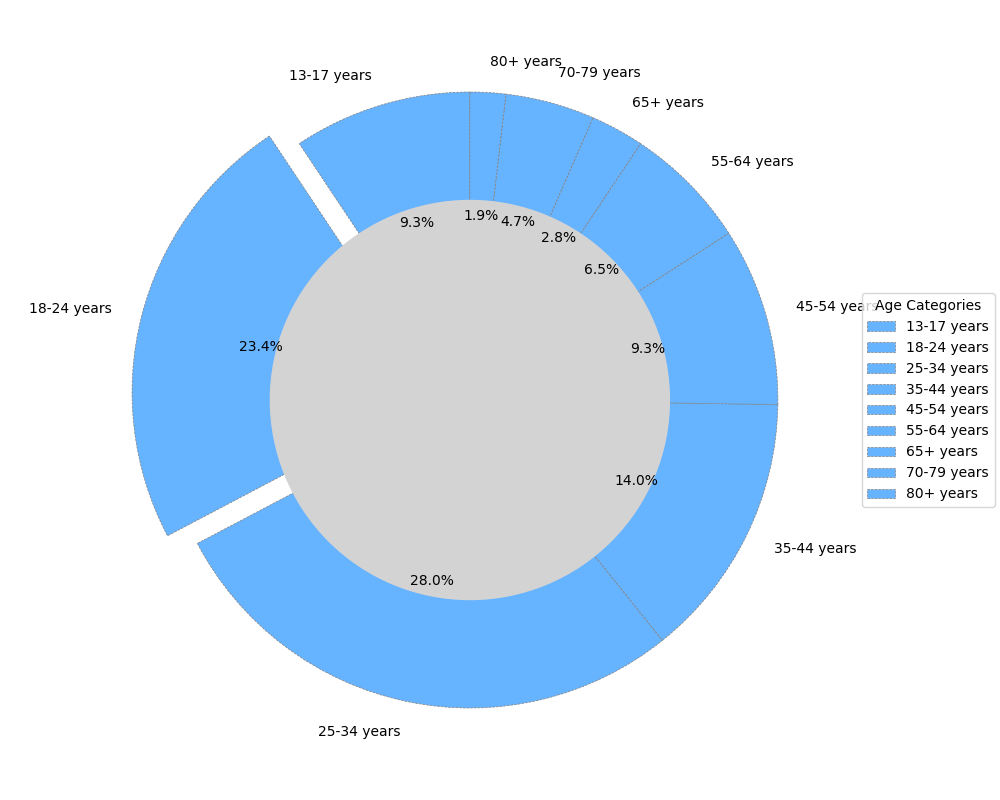

Write the Python code that produced this figure.
import matplotlib.pyplot as plt

age_categories = ['13-17 years', '18-24 years', '25-34 years', '35-44 years', 
                  '45-54 years', '55-64 years', '65+ years', '70-79 years', '80+ years']
subscriber_distribution = [10, 25, 30, 15, 10, 7, 3, 5, 2]
single_color = '#66B3FF'
explode = [0, 0.1, 0, 0, 0, 0, 0, 0, 0]

fig, ax = plt.subplots(figsize=(10, 8))
ax.pie(
    subscriber_distribution,
    labels=age_categories,
    colors=[single_color] * len(age_categories),
    startangle=90,
    explode=explode,
    shadow=False,
    wedgeprops={'edgecolor': 'gray', 'linewidth': 0.5, 'linestyle': '--'},
    autopct='%1.1f%%'
)

centre_circle = plt.Circle((0,0),0.65,fc='lightgrey', linewidth=1.5, linestyle='-')  
fig.gca().add_artist(centre_circle)

plt.grid(visible=True, linestyle=':', color='black', linewidth=0.5)
plt.legend(title='Age Categories', loc='center left', bbox_to_anchor=(1, 0.5))
plt.tight_layout()
plt.show()
